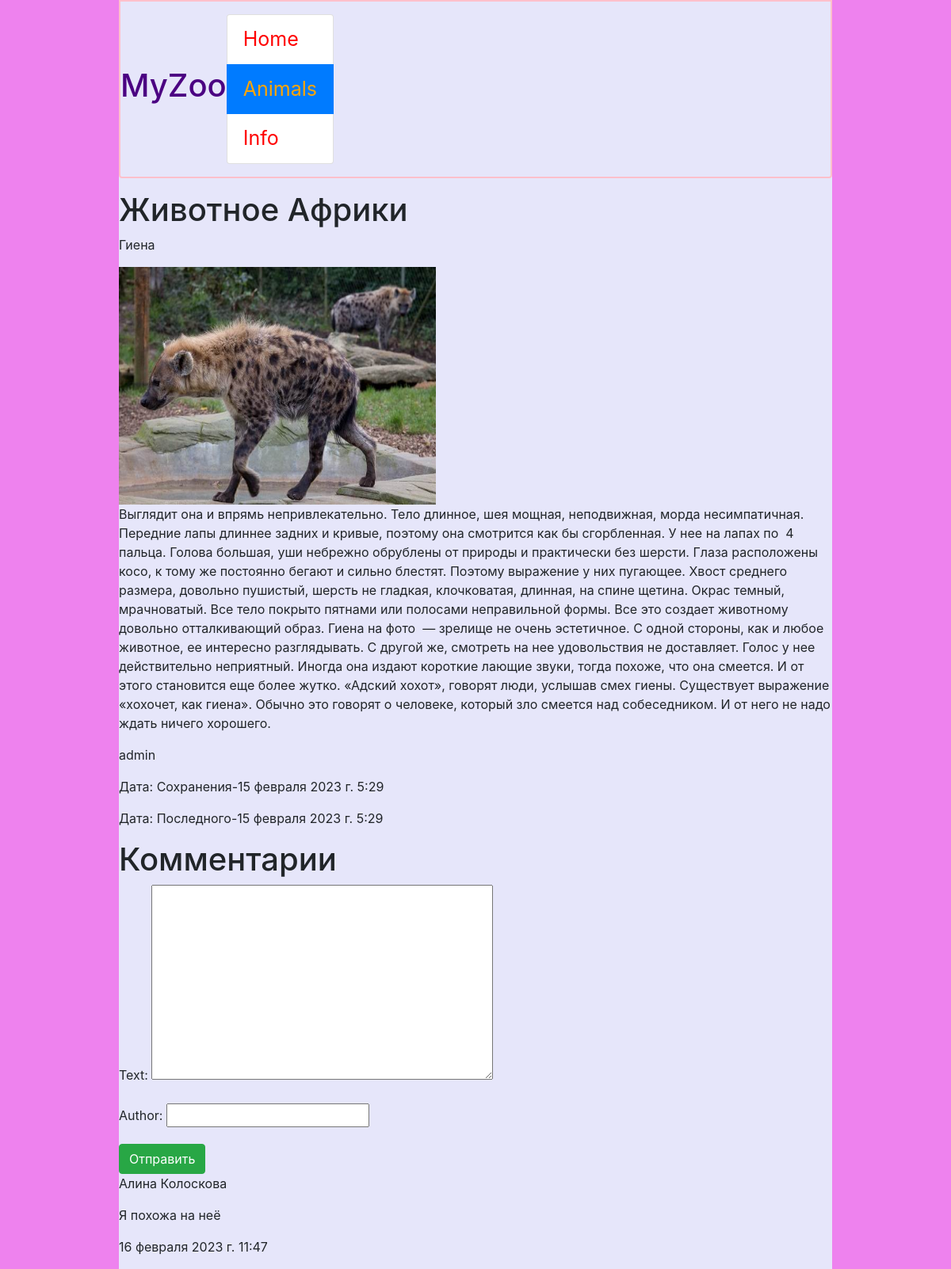
/animals/animals/1, run on the app's committed database.
### animals/models.py (models this page shows)
class Animals(models.Model):
    kind=models.CharField(max_length=32, verbose_name="Вид животного")
    name=models.CharField(max_length=128, verbose_name="Имя животного")
    text=models.TextField(blank=False, verbose_name="Описание")
    img=models.ImageField(upload_to="%Y/%m/%d/", verbose_name="Изображение")
    published=models.BooleanField(default=False, verbose_name="Опубликовано")
    publish_date=models.DateTimeField(auto_now_add=True, verbose_name="Дата публикации")
    change_date=models.DateTimeField(auto_now=True, verbose_name="Дата изменения")
    author = models.ForeignKey(User, on_delete=models.CASCADE, verbose_name="Автор")
    likes = models.ManyToManyField(User, related_name="liked_posts", verbose_name="Лайки")

### comment/models.py (models this page shows, shortened)
class Comment(models.Model):
    text = models.TextField(blank=False)
    date_of_create = models.DateTimeField(auto_now_add=True)
    author = models.CharField(max_length=32)
    animals = models.ForeignKey(Animals, on_delete=models.CASCADE)
    published = models.BooleanField(default=False)
    class Meta:
        ordering = ('-date_of_create', )

### animals/views.py (the view)
# urls.py: path("animals/<int:pk>", animals_id_view, name="animals"),
def animals_id_view(request, pk):
    pk = get_object_or_404(Animals, pk=pk)
    context = {"pk": pk,'page':'animals'}
    comments = Comment.objects.filter(animals = pk, published=True)
    if request.method=="POST":
         form = CommentForm(request.POST)
         if form.is_valid():
           comment =  form.save(commit=False)
           comment.animals = pk
           comment.save()
           form = CommentForm()
    else:
        form = CommentForm()
    context = {"pk": pk,'page':'animals', 'comments_list':comments, 'form':form}
    return render(request, "animals/animals_id.html", context)

### comment/forms.py
class CommentForm(forms.ModelForm):
    class Meta:
        model = Comment
        exclude = ('date_of_create','published','animals')

### animals/templates/animals/animals_id.html (shortened to what this page needs)
{% extends 'root.html' %}
{% block content %}
    <div class="ms-4 me-4">
        <h1>{{ pk.kind }}</h1>
        <p>{{ pk.name }}</p>
        <img src="{{ pk.img.url }}" alt="" width="400px" height="300px">
        <p class="fs-4">{{ pk.text }}</p>
        <p>{{ pk.author.username }}</p>
        <p>Дата: Сохранения-{{ pk.publish_date }}</p>
        <p>Дата: Последного-{{ pk.change_date }}</p>
    </div>
    <div class="mt-3">
        <h1>Комментарии</h1>
        <form action="{% url 'animals:animals' pk.pk %}" method="post">
            {{ form.as_p }}
            <input class="btn btn-success" value="Отправить" type="submit">
        </form>
        {% for comment in comments_list %}
            <div>
                <p>{{ comment.author }}</p>
                <p>{{ comment.text }}</p>
                <p>{{ comment.date_of_create }}</p>
            </div>
            {% empty %}
            <h3>Будь первым</h3>
        {% endfor %}
    </div>
{% endblock %}

### data on the page
Animals: kind "Животное Африки", name "Гиена", img (picture), text "Выглядит она и впрямь непривлекательно. Тело длинное, шея мощная, неподвижная, морда несимпатичная. Передние лапы длиннее задних и кривые, поэтому она смотрится как бы сгорбленная. У нее на лапах по 4 пальца. Голова большая, уши небрежно обрублены от природы и практически без шерсти. Глаза расположены косо, к тому же постоянно бегают и сильно блестят. Поэтому выражение у них пугающее. Хвост среднего размера, довольно пушистый, шерсть не гладкая, клочковатая, длинная, на спине щетина. Окрас темный, мрачноватый. Все тело покрыто пятнами или полосами неправильной формы. Все это создает животному довольно отталкивающий образ. Гиена на фото — зрелище не очень эстетичное. С одной стороны, как и…", author.username "admin", publish_date "15 февраля 2023 г. 5:29", change_date "15 февраля 2023 г. 5:29"
Comment: author "Алина Колоскова", text "Я похожа на неё", date_of_create "16 февраля 2023 г. 11:47"
